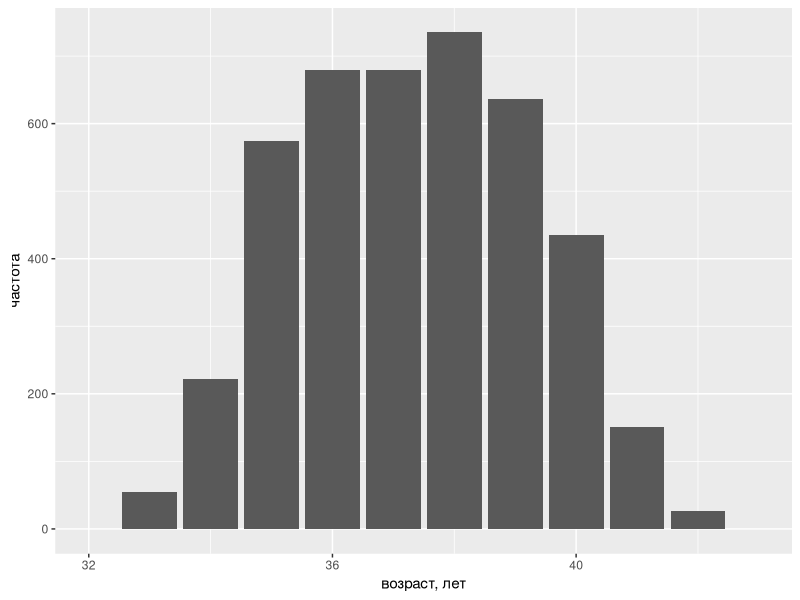
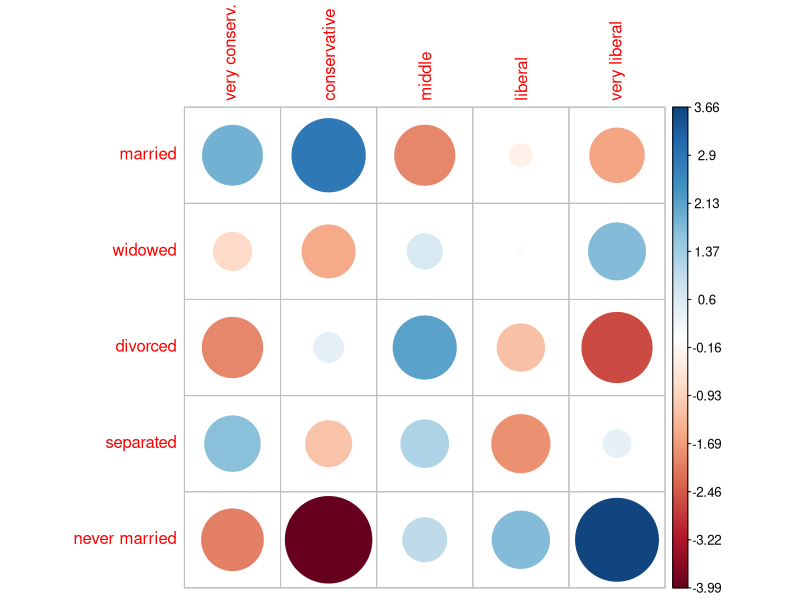
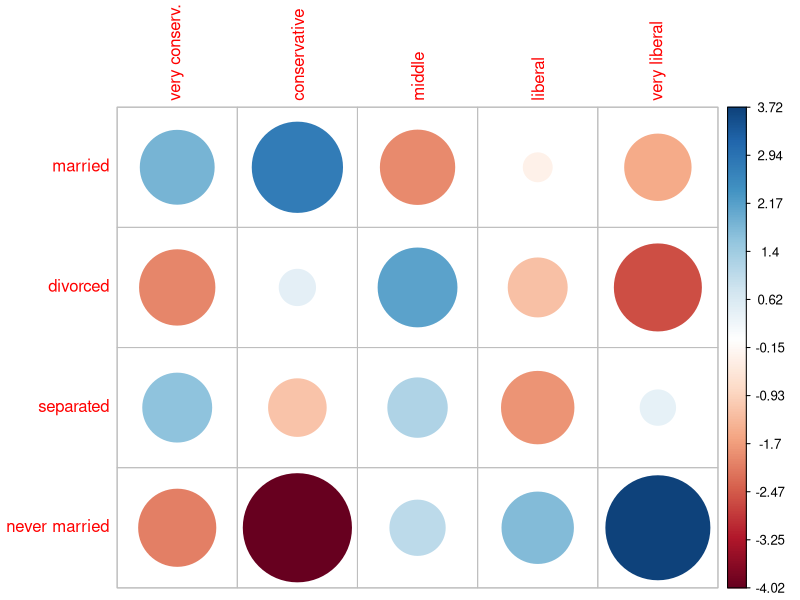
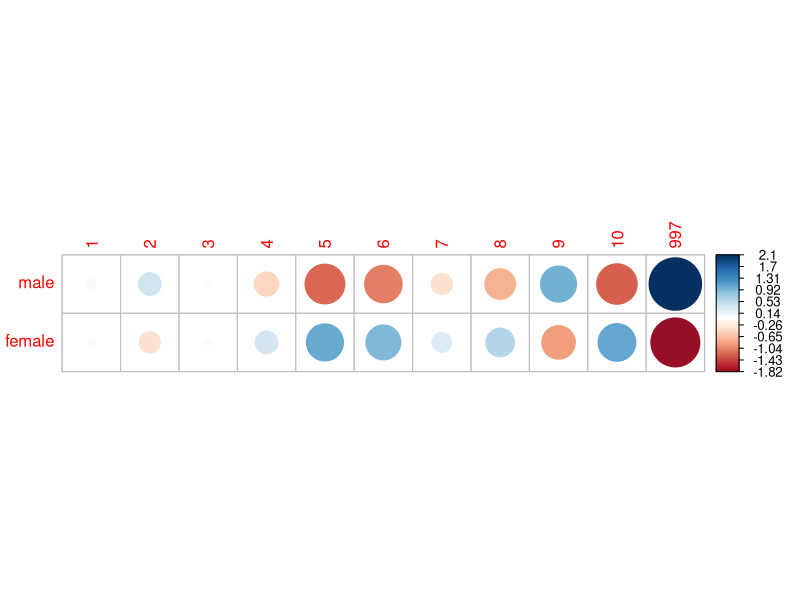
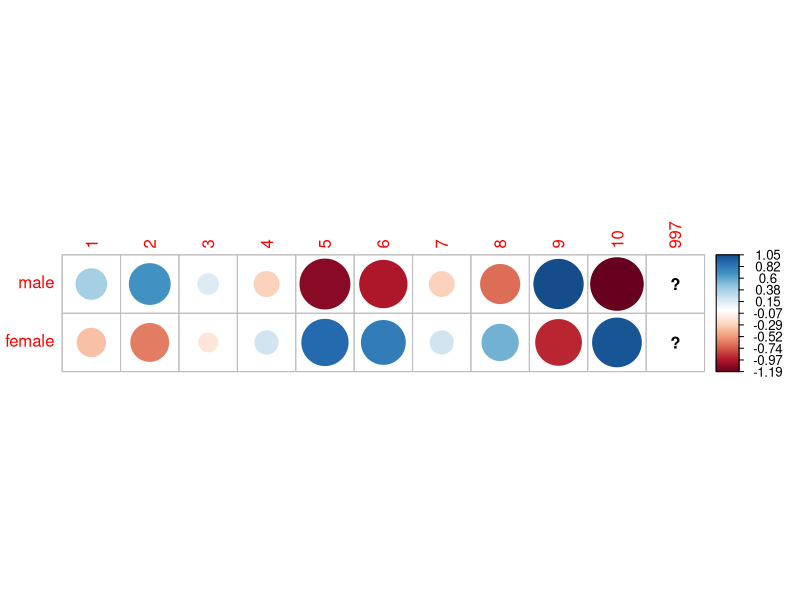

The R script that drew these images, in order:
# осваиваем применение критерия хи-квадрат на примере данных социологического исследования

# загружаем необходимые библиотеки (функции которых будут использоваться дале в скрипте)
library(ggplot2)
library(corrplot)

# если какой-то из библиотек на компьютере нет - устанавливаем
# install.packages('ggplot2')
# install.packages('corrplot')
# чтобы установить библиотеку - надо раскомментировать (убрат знак #) и запустить соответсвующую строку

# задаём рабочую директорию
setwd('D:/R/codingClub') # задаём свою рабочую директорию, в которой лежит исходная таблица

# загружаем таблицу в data frame
survey = read.csv('social_survey.csv')

# выводим название полей 
names(survey)

# число записей (строк), в данном случае - это сколько было заполнено анкет
nrow(survey)

# поля с которыми будем работать
# survey_year - год опреса
# birth_year - год рождения
# gender - пол
# marital_status - семейное положение 
# often_votes - как часто ходите на выбору
# political_leaning - политическая позиция
# siblings - число братье и сестёр
# religious - вероисповедение

# выведем уникальные значение годов опроса 
unique(survey$survey_year)

# выведем уникальные значение годов рждения, при этом отсортируем по возрастанию
sort(unique(survey$birth_year))

# так как опрос проводился в разные годы, добавил поле "возраст"
# для этого вычтем из года рождения год опроса и запишей в новую переменную в таблице
survey$age = survey$survey_year - survey$birth_year

# посморим какие возраста есть 
sort(unique(survey$age))

# посмотрим распределение респондентов по возрасту 
ggplot() +
  geom_histogram(aes(x = survey$age), stat = 'count') + 
  xlim(32,43) +
  xlab('возраст, лет') + 
  ylab('частота') 

# посмотрим структуру исходных данных
str(survey)

# критерий Хи-квадрат позволяет выявить взаимосвязь между двумя качественными переменными
# в первом примере оценим взаимосвязь семейного положения и политической позиции

# преобразуем переменные в фактор 
survey$marital_status = as.factor(survey$marital_status) # семейное положение
survey$political_leaning = as.factor(survey$political_leaning) # политическая позиция

# значения в таблице закодирована в виде порядкового номера варианта ответа
unique(survey$marital_status)

# зададим категории в более понятном виде
levels(survey$marital_status) = c('married','widowed','divorced','separated',
                                  'never married') # семейное положение
levels(survey$political_leaning) = c('very conserv.','conservative','middle',
                                     'liberal','very liberal') # политические взгляды

# составим таблицу сопряженности классов по данным переменным
table1 = table(survey$marital_status, survey$political_leaning)
table1 # посмотрим содержимое таблицы

result1 = chisq.test(table1) # собствено хи-тест
# обратите внимание на предупреждение - оно из за нулей в некоторых ячейках таблицы сопряженности
result1 # разультат значимый (p < 0.05) -- нулевую гипотезу отвергаем -- взаимосвязь есть!

# посмотрим фактические и ожидаемые значения, которые были бы при отсутсвии взаимосвязи
result1$observed # фактические значения
round(result1$expected) # теоретические значения - округляем, т.к. число человек - значение целое

# построим диаграмму, которая покажет отклонения от ожидаемых частот 
corrplot(result1$residuals, is.corr = F)

# сообщение о возможных ненадёжных результатах из-за нулевых значений в некоторых значениях
table1 # в категории widowed

# удалим записи с этим классом значений из таблицы и проведём анализ заново
survey2 = survey[survey$marital_status != 'widowed',] # значения равные 'widowed' не попадут

# сравним число записей в вариантах таблицы
nrow(survey)
nrow(survey2)

# при этом категория 'widowed' осталась в списке возможных значений
levels(survey2$marital_status)

# сократим этот список только до используемых в таблице (data frame) значений
survey2 = droplevels(survey2)
nrow(survey2) # число записей осталось прежним
levels(survey2$marital_status) # неиспользуемых значений больше нет

# проведём тест ещё раз - с новым вариантом таблицы
table2 = table(survey2$marital_status, survey2$political_leaning)
table2
result2 = chisq.test(table2)
result2 # значение p и без того очень низкое, стало еще меньше, предупреждений больше нет
corrplot(result2$residuals, is.corr = F)

# проведем анализ взаимосвязи пола (gender) и числа братьев и сестёр (siblings)
# преобразуем нужные переменные в факторы
survey$gender = as.factor(survey$gender) # используем исходную таблицу survey
levels(survey$gender) = c('male','female')

survey$siblings = as.factor(survey$siblings) 
# возможно значение не расшифровываем, так как сама цифра обозначение нужное значение

# собственно анализ
table3 = table(survey$gender, survey$siblings)
table3
result3 = chisq.test(table3)
result3 # значимость различий на грани, но всё-таки есть - p < 0.05
corrplot(result3$residuals, is.corr = F)

# категория '997' - это те, кто на вопрос не отвечал, так как указал, 
# что братьев и сестер - нет, то есть единственный ребенок в семье
# что бы вы могли сказать, глядя на эту диаграмму?

# проведем анализ без этой категории
survey3 = survey[survey$siblings != 997,]
table4 = table(survey3$gender, survey3$siblings)
result4 = chisq.test(table4)
result4 # p-значение гораздо больше .05 - нулевую гипотезу подтверждаем
# в семья, где двое и больше детей, пол отращиваемого с число братьев и сестёр не связан
corrplot(result4$residuals, is.corr = F)